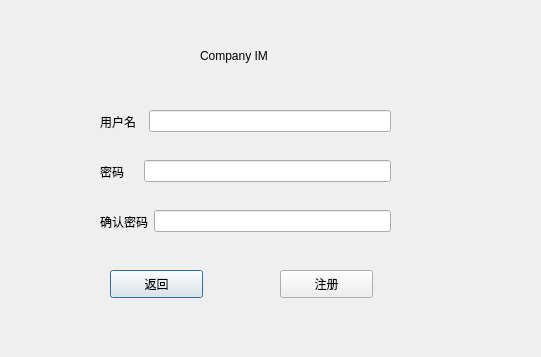
<?xml version="1.0" encoding="UTF-8"?>
<ui version="4.0">
 <class>Register</class>
 <widget class="QDialog" name="Register">
  <property name="geometry">
   <rect>
    <x>0</x>
    <y>0</y>
    <width>541</width>
    <height>357</height>
   </rect>
  </property>
  <property name="windowTitle">
   <string>Dialog</string>
  </property>
  <widget class="QLabel" name="label">
   <property name="geometry">
    <rect>
     <x>200</x>
     <y>20</y>
     <width>181</width>
     <height>71</height>
    </rect>
   </property>
   <property name="styleSheet">
    <string notr="true">font: 75 12pt &quot;Microsoft YaHei UI&quot;;</string>
   </property>
   <property name="frameShape">
    <enum>QFrame::NoFrame</enum>
   </property>
   <property name="lineWidth">
    <number>0</number>
   </property>
   <property name="text">
    <string>Company IM</string>
   </property>
  </widget>
  <widget class="QPushButton" name="Back_Btn">
   <property name="geometry">
    <rect>
     <x>110</x>
     <y>270</y>
     <width>93</width>
     <height>28</height>
    </rect>
   </property>
   <property name="text">
    <string>返回</string>
   </property>
  </widget>
  <widget class="QPushButton" name="Registe_Btn">
   <property name="geometry">
    <rect>
     <x>280</x>
     <y>270</y>
     <width>93</width>
     <height>28</height>
    </rect>
   </property>
   <property name="text">
    <string>注册</string>
   </property>
  </widget>
  <widget class="QLabel" name="label_2">
   <property name="geometry">
    <rect>
     <x>420</x>
     <y>110</y>
     <width>72</width>
     <height>15</height>
    </rect>
   </property>
  </widget>
  <widget class="QLabel" name="label_3">
   <property name="geometry">
    <rect>
     <x>420</x>
     <y>160</y>
     <width>72</width>
     <height>15</height>
    </rect>
   </property>
  </widget>
  <widget class="QLabel" name="label_4">
   <property name="geometry">
    <rect>
     <x>420</x>
     <y>210</y>
     <width>72</width>
     <height>15</height>
    </rect>
   </property>
  </widget>
  <widget class="QWidget" name="">
   <property name="geometry">
    <rect>
     <x>100</x>
     <y>110</y>
     <width>291</width>
     <height>23</height>
    </rect>
   </property>
   <layout class="QHBoxLayout" name="horizontalLayout">
    <item>
     <widget class="QLabel" name="UserName_Label">
      <property name="text">
       <string>用户名  </string>
      </property>
      <property name="buddy">
       <cstring>UserName_LineEdit</cstring>
      </property>
     </widget>
    </item>
    <item>
     <widget class="QLineEdit" name="UserName_LineEdit"/>
    </item>
   </layout>
  </widget>
  <widget class="QWidget" name="">
   <property name="geometry">
    <rect>
     <x>100</x>
     <y>160</y>
     <width>291</width>
     <height>23</height>
    </rect>
   </property>
   <layout class="QHBoxLayout" name="horizontalLayout_2">
    <item>
     <widget class="QLabel" name="PWD_Label">
      <property name="text">
       <string>密码    </string>
      </property>
      <property name="buddy">
       <cstring>PWD_LineEdit</cstring>
      </property>
     </widget>
    </item>
    <item>
     <widget class="QLineEdit" name="PWD_LineEdit"/>
    </item>
   </layout>
  </widget>
  <widget class="QWidget" name="">
   <property name="geometry">
    <rect>
     <x>100</x>
     <y>210</y>
     <width>291</width>
     <height>23</height>
    </rect>
   </property>
   <layout class="QHBoxLayout" name="horizontalLayout_3">
    <item>
     <widget class="QLabel" name="PWDConf_Label">
      <property name="text">
       <string>确认密码</string>
      </property>
      <property name="buddy">
       <cstring>PWDConf_LineEdit</cstring>
      </property>
     </widget>
    </item>
    <item>
     <widget class="QLineEdit" name="PWDConf_LineEdit"/>
    </item>
   </layout>
  </widget>
 </widget>
 <resources/>
 <connections/>
</ui>
